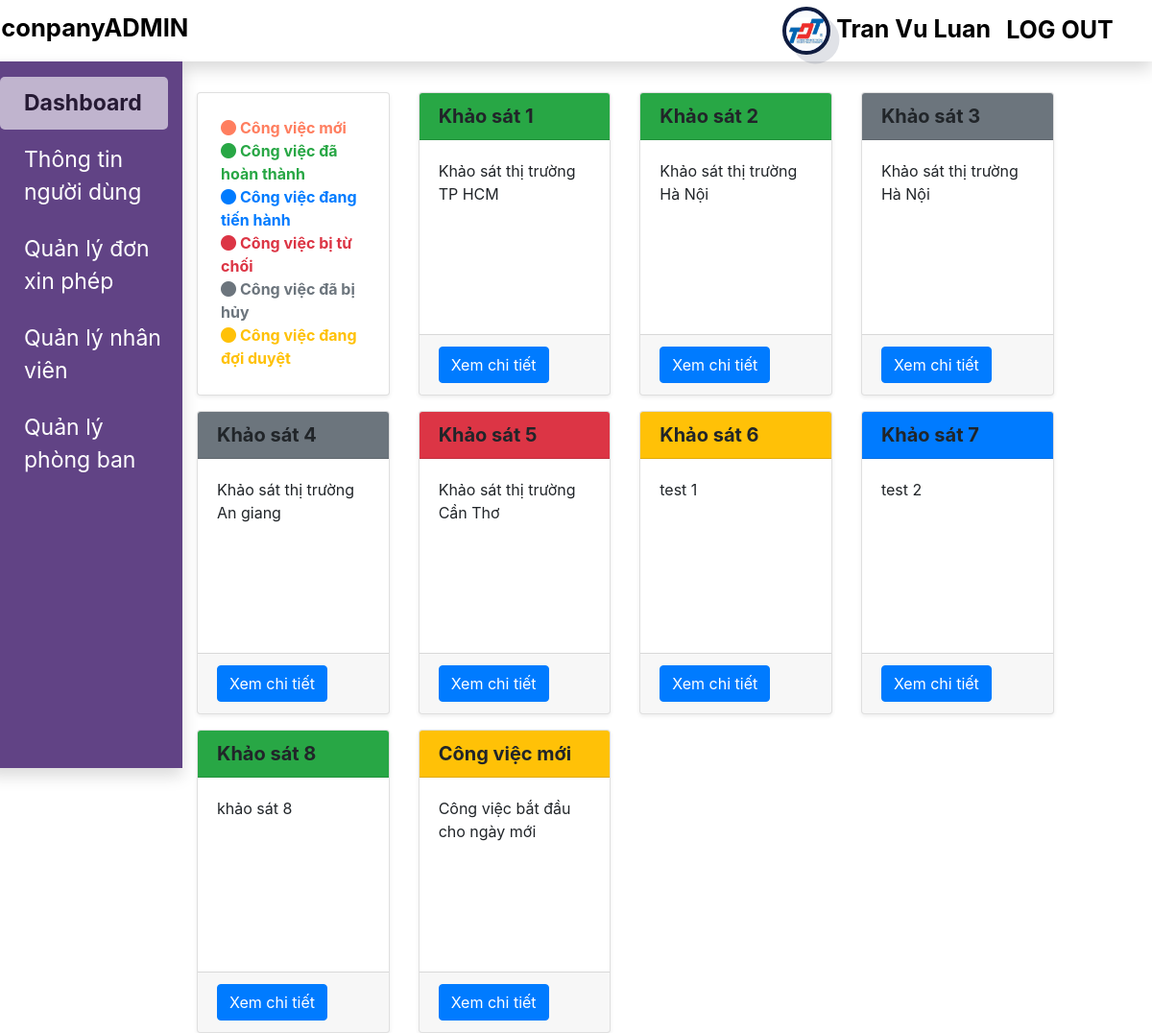
The page /?page=dashboard (signed in) on the database its author committed.
### tables this page shows
CREATE TABLE `task` (
  `id` int(11) NOT NULL,
  `name` varchar(255) NOT NULL,
  `user_id` int(11) NOT NULL,
  `status` varchar(50) NOT NULL,
  `description` mediumtext NOT NULL,
  `summary` varchar(1000) NOT NULL,
  `creation_time` datetime NOT NULL DEFAULT current_timestamp() ON UPDATE current_timestamp(),
  `end_time` datetime NOT NULL,
  `department_id` int(11) NOT NULL,
  `user_created` int(11) NOT NULL
);

### model/database.php (called while the page is built, shortened)
<?php
    class database {
        private $sql, $db, $sth;
        function database(){
            $this->db = new mysqli('localhost', 'root', '', 'company1');
        }
        function setSQL($sql_string){
            $this->sql = $sql_string;
        }
        function execute(){
            $this->sth = $this->db->prepare($this->sql);
            $this->sth->execute();
            $this->sth = $this->sth->get_result();
            return $this->sth->num_rows;
        }
        function loadAllRow(){
            return $this->sth->fetch_all(MYSQLI_ASSOC);
        }
    }
?>

### model/xl_nguoi_dung.php (called while the page is built, shortened)
<?php
    include_once('./model/database.php');
    class xl_nguoi_dung extends database{
        function hien_thi_thong_tin_user_theo_department_id ($department_id) {
            $string_sql = "SELECT * FROM `users` WHERE `department_id` = $department_id";
            $this->execute();
            $result = $this->loadAllRow();
            return $result;
        }
    }
?>

### model/xl_task.php (called while the page is built, shortened)
<?php
    include_once('./model/database.php');
    class xl_task extends database {
        function hien_thi_toan_bo_cong_viec () {
            $str_sql = "SELECT * FROM task";
            $this->execute();
            $result = $this->loadAllRow();
            return $result;
        }
    }
?>

### lib/function_support.php (the view, shortened to what this page needs)
<?php
    function encrypt($string){
        $number = 2;
        $new_string = $string;
        for($i = 0; $i < $number; $i++){
            $new_string = base64_encode($new_string);
        }
        return $new_string;
    }
            ?>
            <?php
    function in_task_dashboard ($status,$name,$summary,$id_task) {
        ?>
            <div class="col-sm-3 mt-3 " >
                <div class="card he-default shadow-sm">
                    <h5 class="card-header <?php
                        if ($status == "new") {
                            echo('bg-orange');
                        } else if ($status == "in progress") {
                            echo('bg-primary');
                        } else if ($status == "completed") {
                            echo('bg-success');
                        } else if ($status == "reject") {
                            echo('bg-danger');
                        } else if ($status == "waiting") {
                            echo('bg-warning');
                        } else {
                            echo('bg-secondary');
                        }
                    ?>">
                        <b><?php echo ($name) ?></b>
                    </h5>
                    <div class="card-body">
                        <p class="card-text">
                            <?php echo ($summary)?>
                        </p>
                    </div>
                    <div class="card-footer">
                        <a href=<?php echo("./?page=detail&id=" . encrypt($id_task))?> class="btn btn-primary">Xem chi tiết</a>
                    </div>
                </div>
            </div>
        <?php
    }
?>

### modules/hien_thi_task.php (shortened to what this page needs)
<?php
    $id = $_SESSION['thong_tin_user']->id;
    $department_id = $_SESSION['thong_tin_user']->department_id;
    $role = $_SESSION['thong_tin_user']->role;
    include_once('./model/xl_task.php');
    $xl_task = new xl_task();
    if ($_SESSION['thong_tin_user']->role == "employee") {
        $tasks = $xl_task->hien_thi_cong_viec_theo_user_id($id);
    } else {
        $tasks = $xl_task->hien_thi_toan_bo_cong_viec($id);
    }
    foreach($tasks as $arr) {
        if (count($arr) )
        if ($role != 'admin') {
            if ($arr['department_id'] == $department_id) {
                in_task_dashboard($arr['status'],$arr['name'],$arr['summary'],$arr['id']);
            }
        } else {
            in_task_dashboard($arr['status'],$arr['name'],$arr['summary'],$arr['id']);
        }
    }
?>

### style.css (style rules this page uses)
body, html { width: 100%; height: 100%; }
a { color: black; }
.he-default { height: 316px; }

### rows shown on the page
task: name "Khảo sát 1", summary "Khảo sát thị trường TP HCM"
task: name "Khảo sát 2", summary "Khảo sát thị trường Hà Nội"
task: name "Khảo sát 3", summary "Khảo sát thị trường Hà Nội"
task: name "Khảo sát 4", summary "Khảo sát thị trường An giang"
task: name "Khảo sát 5", summary "Khảo sát thị trường Cần Thơ"
task: name "Khảo sát 6", summary "test 1"
task: name "Khảo sát 7", summary "test 2"
task: name "Khảo sát 8", summary "khảo sát 8"
task: name "Công việc mới", summary "Công việc bắt đầu cho ngày mới"

### other values the page prints
$_SESSION['thong_tin_user']->fullName "Tran Vu Luan"
$element "Dashboard"
$element "Thông tin người dùng"
$element "Quản lý đơn xin phép"
$element "Quản lý nhân viên"
$element "Quản lý phòng ban"
